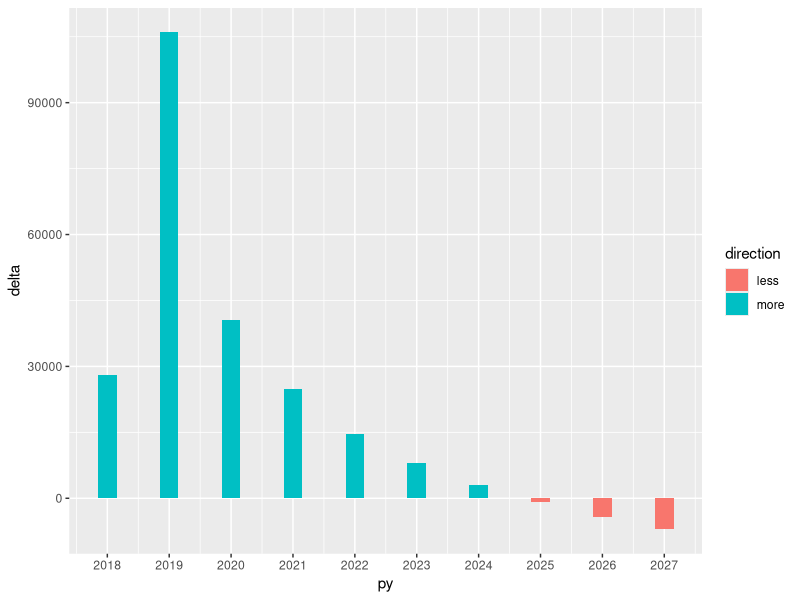
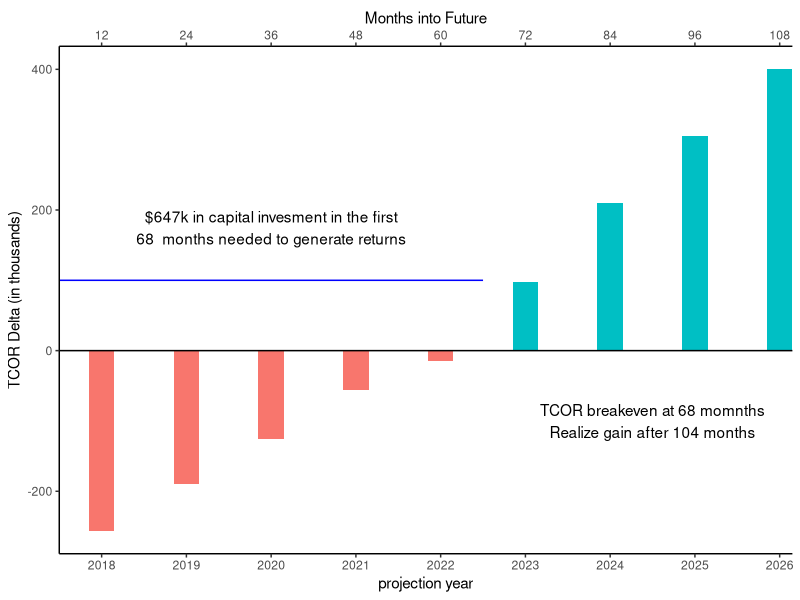
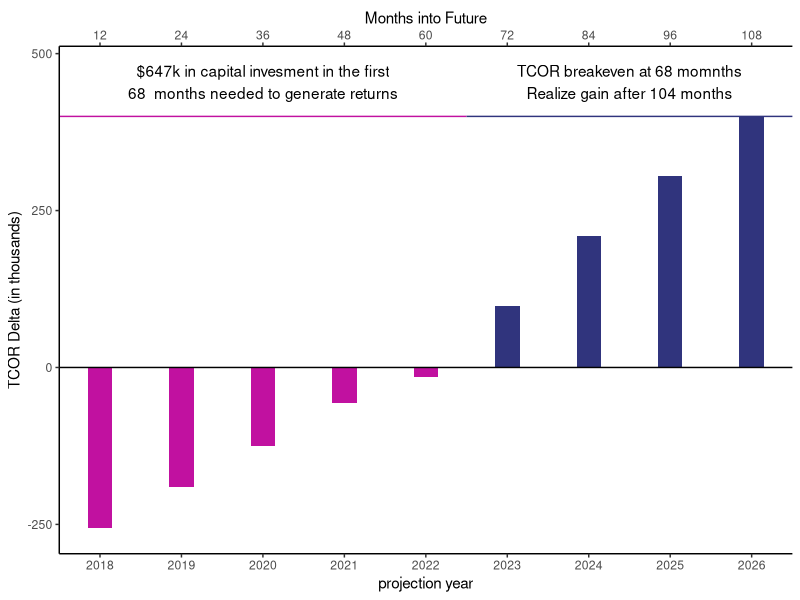
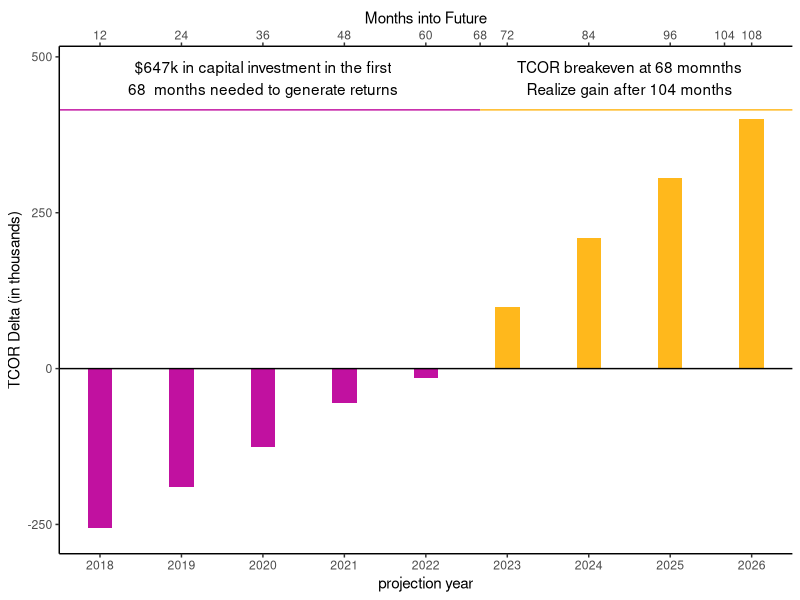
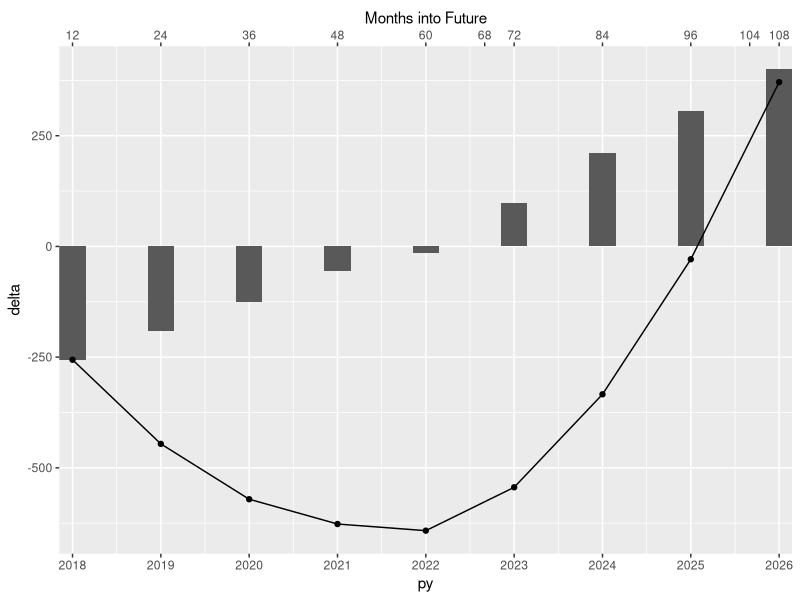
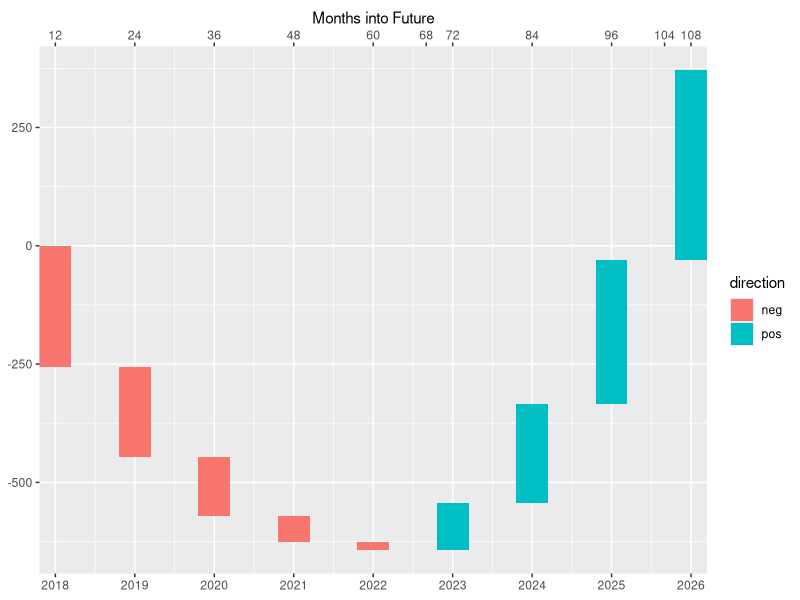

Write the R code that produced these figures, in order.
## ---- chunk 1
suppressPackageStartupMessages(library(tidyverse))

d <- tribble(
  ~py, ~chubb, ~xl,
2018,	1581193 ,	1609252 ,
2019,	1620481 ,	1726453 ,
2020,	1684513 ,	1725152 ,
2021,	1740140 ,	1764965 ,
2022,	1791065 ,	1805788 ,
2023,	1839707 ,	1847690 ,
2024,	1880770 ,	1883757 ,
2025,	1915907 ,	1914985 ,
2026,	1947164 ,	1942946 ,
2027,	1975806 ,	1968836 
)

d
## ---- chunk 2
d <- mutate(d, delta = xl - chubb, direction = factor(if_else(delta < 0, 'less', 'more')))
## ---- chunk 3
ggplot(d, aes(x = py, y = delta, fill = direction)) + 
  geom_bar(stat = "identity", width = 0.3) +
  scale_x_continuous(breaks = 2018:2027)
## ---- chunk 4
d2 <- tribble(
  ~py, ~delta,
  2018, -256,
  2019, -190,
  2020, -125,
  2021, -56,
  2022, -15,
  2023, 98,
  2024, 210,
  2025, 305,
  2026, 400
)

d2 <- mutate(d2, direction = if_else(delta > 0, "pos", "neg"))

ggplot(d2, aes(py, delta, fill = direction)) + 
  geom_bar(stat = "identity", width = 0.3) +
  geom_hline(yintercept = 0) +
  annotate("segment", x = 2017.5, xend = 2022.5, y = 100, yend = 100, color = "blue") +
  annotate("text", x = 2020, y = 175, label = "$647k in capital invesment in the first\n68  months needed to generate returns")+
  annotate("text", x = 2024.5, y = -100, label = "TCOR breakeven at 68 momnths\nRealize gain after 104 months")+
  scale_x_continuous(breaks = 2018:2026, expand = c(0, 0),
                     sec.axis = sec_axis(~ 12*(. - 2017), name = "Months into Future", breaks = 12*(1:9))) +
  theme_classic() + 
  theme(legend.position = "none")+
  ylab("TCOR Delta (in thousands)") + xlab("projection year")
## ---- chunk 5
ggplot(d2, aes(py, delta, fill = direction)) + 
  geom_bar(stat = "identity", width = 0.3) +
  geom_hline(yintercept = 0) +
  annotate("segment", x = 2017.5, xend = 2022.5, y = 400, yend = 400, color = "#c111a0") +
  annotate("text", x = 2020, y = 455, label = "$647k in capital invesment in the first\n68  months needed to generate returns") +
  annotate("segment", x = 2022.5, xend = 2026.5, y = 400, yend = 400, color = "#30347d") +
  annotate("text", x = 2024.5, y = 455, label = "TCOR breakeven at 68 momnths\nRealize gain after 104 months")+
  scale_x_continuous(breaks = 2018:2026, expand = c(0, 0),
                     sec.axis = sec_axis(~ 12*(. - 2017), name = "Months into Future", breaks = 12*(1:9))) +
  scale_y_continuous(limits = c(-260, 475)) +
  scale_fill_manual(values = c("#c111a0", "#30347d")) +
  theme_classic() + 
  theme(legend.position = "none")+
  ylab("TCOR Delta (in thousands)") + xlab("projection year")
## ---- chunk 6
ggplot(d2, aes(py, delta, fill = direction)) + 
  geom_bar(stat = "identity", width = 0.3) +
  geom_hline(yintercept = 0) +
  annotate("segment", x = 2017.5, xend = 2022.667, y = 415, yend = 415, color = "#c111a0") +
  annotate("text", x = 2020, y = 466, label = "$647k in capital investment in the first\n68  months needed to generate returns") +
  annotate("segment", x = 2022.667, xend = 2026.5, y = 415, yend = 415, color = "#ffb81c") +
  annotate("text", x = 2024.5, y = 466, label = "TCOR breakeven at 68 momnths\nRealize gain after 104 months")+
  scale_x_continuous(breaks = 2018:2026, expand = c(0, 0),
                     sec.axis = sec_axis(~ 12*(. - 2017), name = "Months into Future", breaks = sort(c(12*(1:9), 68, 104)))) +
  scale_y_continuous(limits = c(-260, 480)) +
  scale_fill_manual(values = c("#c111a0", "#ffb81c")) +
  theme_classic() + 
  theme(legend.position = "none")+
  ylab("TCOR Delta (in thousands)") + xlab("projection year")

## ---- chunk 7
d3 <- mutate(d2, cumdelta = cumsum(delta))

ggplot(d3, aes(x = py)) + 
    geom_col(aes(y = delta), width = 0.3) + 
    geom_point(aes(y = cumdelta)) + geom_line(aes(y = cumdelta)) +
    scale_x_continuous(breaks = 2018:2026, expand = c(0, 0),
                     sec.axis = sec_axis(~ 12*(. - 2017), name = "Months into Future", breaks = sort(c(12*(1:9), 68, 104))))

## ---- chunk 8
d4 <- mutate(d3, start = cumdelta - delta)
ggplot(d4) + geom_rect(aes(xmin = py - 0.2, xmax = py + 0.2, ymin = start, ymax = cumdelta, fill = direction)) + 
    scale_x_continuous(breaks = 2018:2026, expand = c(0, 0),
                     sec.axis = sec_axis(~ 12*(. - 2017), name = "Months into Future", breaks = sort(c(12*(1:9), 68, 104))))

